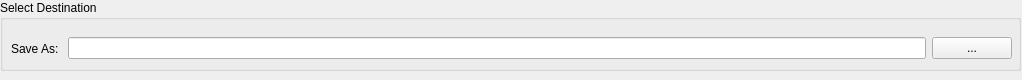
<?xml version="1.0" encoding="UTF-8"?>
<ui version="4.0">
 <class>SaveAsUI</class>
 <widget class="QWidget" name="SaveAsUI">
  <property name="geometry">
   <rect>
    <x>0</x>
    <y>0</y>
    <width>1022</width>
    <height>80</height>
   </rect>
  </property>
  <property name="windowTitle">
   <string>Form</string>
  </property>
  <widget class="QGroupBox" name="OutputGroupBox">
   <property name="geometry">
    <rect>
     <x>0</x>
     <y>0</y>
     <width>1021</width>
     <height>71</height>
    </rect>
   </property>
   <property name="title">
    <string>Select Destination</string>
   </property>
   <widget class="QWidget" name="layoutWidget_9">
    <property name="geometry">
     <rect>
      <x>11</x>
      <y>33</y>
      <width>1001</width>
      <height>31</height>
     </rect>
    </property>
    <layout class="QHBoxLayout" name="horizontalLayout_3">
     <item>
      <widget class="QLabel" name="saveASLabel">
       <property name="text">
        <string>Save As: </string>
       </property>
      </widget>
     </item>
     <item>
      <widget class="QLineEdit" name="saveASEdit"/>
     </item>
     <item>
      <widget class="QPushButton" name="saveASButton">
       <property name="text">
        <string>...</string>
       </property>
      </widget>
     </item>
    </layout>
   </widget>
  </widget>
 </widget>
 <resources/>
 <connections/>
</ui>
